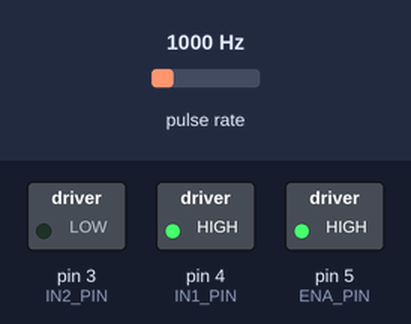
This sketch was run on a simulated Arduino Uno, built with avr-gcc and run on an emulated ATmega328P. On the bench: switched loads named in the sketch (green lamp = pin HIGH). Wiring (inferred from the names in the program): pulse sensor: data pin 2. Inputs (shaded band) come from the test bench; at power-on: pulse rate 1000 Hz. What the sketch prints to the serial monitor is not drawn.

Above: at 0.05 s.
Timing chart, 0 to 3.0 s (numbered marks = the images above):
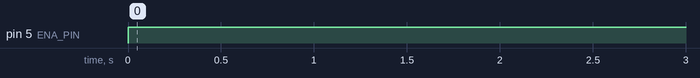

The sketch:

pwm_sweep_soft.ino
```cpp
// PWM sweep using SOFTWARE PWM (slow, 50 ms period) on the EN pin.
// Tests whether the Proteus motor responds to duty cycle when analogWrite doesn't.
// D2 <- encoder | D3 -> IN2 | D4 -> IN1 | D5 -> EN1 | 9600 baud

const byte IR_PULSE_PIN = 2;
const byte IN2_PIN = 3;
const byte IN1_PIN = 4;
const byte ENA_PIN = 5;

const float PULSES_PER_REV = 24.0;
const float RPM_FILTER = 0.5;
const int STEP = 15;                        // duty step (0..255)
const unsigned long HOLD_MS = 4000;         // time at each level
const unsigned long SW_PERIOD_US = 50000UL; // software PWM period (50 ms = 20 Hz)

volatile unsigned long lastPulseUs = 0, periodUs = 0;
double rawRPM = 0, currentRPM = 0;

void countPulse()
{
  unsigned long t = micros();
  periodUs = t - lastPulseUs;
  lastPulseUs = t;
}

void updateRPM()
{
  noInterrupts();
  unsigned long p = periodUs, last = lastPulseUs;
  interrupts();
  if (p == 0 || micros() - last > 500000UL) rawRPM = 0;
  else rawRPM = 60000000.0 / (PULSES_PER_REV * (double)p);
  currentRPM += RPM_FILTER * (rawRPM - currentRPM);
}

int duty = 255;   // 0..255
bool goingDown = true, finished = false;
unsigned long stepStart = 0, lastSample = 0;

void softPWM()
{
  unsigned long t = micros() % SW_PERIOD_US;
  unsigned long onTime = (SW_PERIOD_US * (unsigned long)duty) / 255UL;
  digitalWrite(ENA_PIN, t < onTime ? HIGH : LOW);
}

void setup()
{
  Serial.begin(9600);
  pinMode(IR_PULSE_PIN, INPUT_PULLUP);
  attachInterrupt(digitalPinToInterrupt(IR_PULSE_PIN), countPulse, RISING);
  pinMode(ENA_PIN, OUTPUT); pinMode(IN1_PIN, OUTPUT); pinMode(IN2_PIN, OUTPUT);
  digitalWrite(IN1_PIN, HIGH); digitalWrite(IN2_PIN, LOW);
  Serial.println("=== SOFT-PWM SWEEP: DOWN from 255 ===");
  stepStart = millis();
}

void loop()
{
  if (finished) { digitalWrite(ENA_PIN, LOW); return; }
  unsigned long now = millis();
  softPWM();
  if (now - lastSample >= 20) { lastSample = now; updateRPM(); }

  if (now - stepStart >= HOLD_MS)
  {
    Serial.print(goingDown ? "DOWN" : "UP  ");
    Serial.print("  duty "); Serial.print(duty);
    Serial.print("  ->  RPM "); Serial.println(currentRPM, 1);

    if (goingDown)
    {
      if (duty == 0) { goingDown = false; Serial.println("=== now going UP from 0 ==="); }
      else duty = max(0, duty - STEP);
    }
    else
    {
      if (duty >= 255) { finished = true; Serial.println("=== DONE ==="); return; }
      duty = min(255, duty + STEP);
    }
    stepStart = now;
  }
}
```

Measured:
- by itself, pin 5 (ENA_PIN): moves between LOW and HIGH, repeating every 0.05 s
